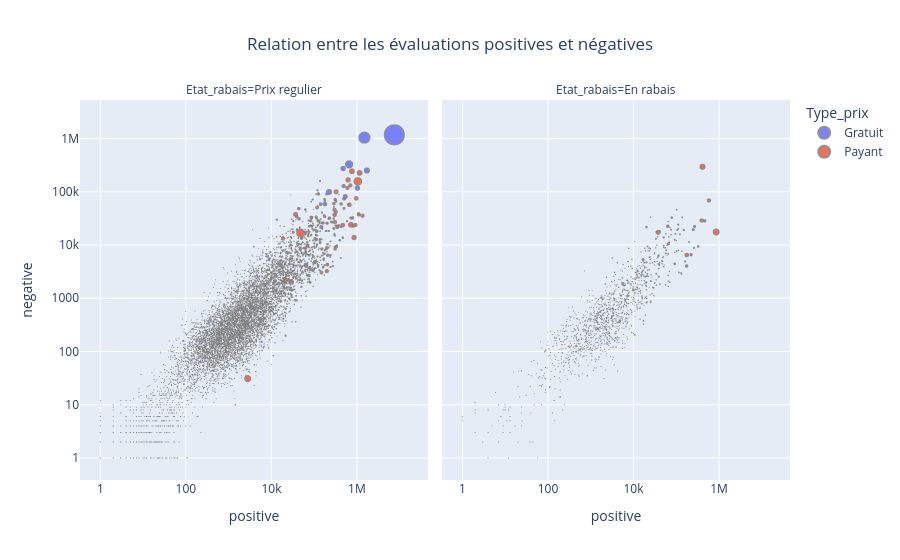

The cell this chart's notebook holds for it:
### Markdown cell above
<div class="alert alert-warning" style="font-size:16px;">
<b>
3.2 Visualisez la relation entre les évaluations positives et négatives.
<br><br>
Utilisez Plotly Express pour créer un nuage de points (scatter plot) interactif.
<br><br>
- Sur l'axe X : positive
<br>
- Sur l'axe Y : negative
<br>
- Différenciez les points selon le type de prix (color='Type_prix')
<br>
- Faites varier la taille des points selon le nombre de joueurs simultanés (size='ccu')
<br>
- Creez des sous-graphiques (subplots) pour chaque état du rabais afin de comparer facilement les distributions
<br>
- Utilisez des axes logarithmiques pour mieux visualiser les jeux très populaires et les jeux plus modestes
<br>
- Pour mieux visualiser les petits points, ajoutez un contour gris à tous les points avec : 
fig.update_traces(marker=dict(line=dict(width=1, color='gray'), opacity=0.85))
<br><br>
Ajoutez un titre clair à la figure, centrez-le et affichez-la avec fig.show().
<br><br>
Indice : il est préferable de filtrer les jeux pour lesquels le nombre d'évaluations positives et negatives est strictement superieur à 0 avant de tracer le graphique.
</b>
</div>

### Code cell
df_plotly = df_steam_clean[(df_steam_clean['positive'] > 0) & (df_steam_clean['negative'] > 0)]

fig = px.scatter(
    df_plotly,
    x='positive',
    y='negative',
    color='Type_prix',
    size='ccu',
    facet_col='Etat_rabais',
    log_x=True, 
    log_y=True,
    title="Relation entre les évaluations positives et négatives"
)

fig.update_traces(marker=dict(line=dict(width=1, color='gray'), opacity=0.85))

fig.update_layout(title_x=0.5)

fig.show()

### Figure 1 — Plotly figure (JSON) as saved in the notebook; plotly's stock layout.template omitted (floating-point values rounded to 4 significant figures; data arrays with more than 128 entries replaced by an {"elided": "..."} marker saying what was removed)
{"data": [{"hovertemplate": "Type_prix=Gratuit<br>Etat_rabais=Prix regulier<br>positive=%{x}<br>negative=%{y}<br>ccu=%{marker.size}<extra></extra>", "legendgroup": "Gratuit", "marker": {"color": "#636efa", "line": {"color": "gray", "width": 1}, "opacity": 0.85, "size": {"elided": "2053 int values"}, "sizemode": "area", "sizeref": 2535.0, "symbol": "circle"}, "mode": "markers", "name": "Gratuit", "showlegend": true, "type": "scattergl", "x": {"elided": "2053 int values"}, "xaxis": "x", "y": {"elided": "2053 int values"}, "yaxis": "y"}, {"hovertemplate": "Type_prix=Payant<br>Etat_rabais=Prix regulier<br>positive=%{x}<br>negative=%{y}<br>ccu=%{marker.size}<extra></extra>", "legendgroup": "Payant", "marker": {"color": "#EF553B", "line": {"color": "gray", "width": 1}, "opacity": 0.85, "size": {"elided": "6448 int values"}, "sizemode": "area", "sizeref": 2535.0, "symbol": "circle"}, "mode": "markers", "name": "Payant", "showlegend": true, "type": "scattergl", "x": {"elided": "6448 int values"}, "xaxis": "x", "y": {"elided": "6448 int values"}, "yaxis": "y"}, {"hovertemplate": "Type_prix=Payant<br>Etat_rabais=En rabais<br>positive=%{x}<br>negative=%{y}<br>ccu=%{marker.size}<extra></extra>", "legendgroup": "Payant", "marker": {"color": "#EF553B", "line": {"color": "gray", "width": 1}, "opacity": 0.85, "size": {"elided": "1299 int values"}, "sizemode": "area", "sizeref": 2535.0, "symbol": "circle"}, "mode": "markers", "name": "Payant", "showlegend": false, "type": "scattergl", "x": {"elided": "1299 int values"}, "xaxis": "x2", "y": {"elided": "1299 int values"}, "yaxis": "y2"}], "layout": {"annotations": [{"font": {}, "showarrow": false, "text": "Etat_rabais=Prix regulier", "x": 0.245, "xanchor": "center", "xref": "paper", "y": 1, "yanchor": "bottom", "yref": "paper"}, {"font": {}, "showarrow": false, "text": "Etat_rabais=En rabais", "x": 0.755, "xanchor": "center", "xref": "paper", "y": 1, "yanchor": "bottom", "yref": "paper"}], "legend": {"itemsizing": "constant", "title": {"text": "Type_prix"}, "tracegroupgap": 0}, "title": {"text": "Relation entre les évaluations positives et négatives", "x": 0.5}, "xaxis": {"anchor": "y", "domain": [0, 0.49], "title": {"text": "positive"}, "type": "log"}, "xaxis2": {"anchor": "y2", "domain": [0.51, 1], "matches": "x", "title": {"text": "positive"}, "type": "log"}, "yaxis": {"anchor": "x", "domain": [0, 1], "title": {"text": "negative"}, "type": "log"}, "yaxis2": {"anchor": "x2", "domain": [0, 1], "matches": "y", "showticklabels": false, "type": "log"}}}
